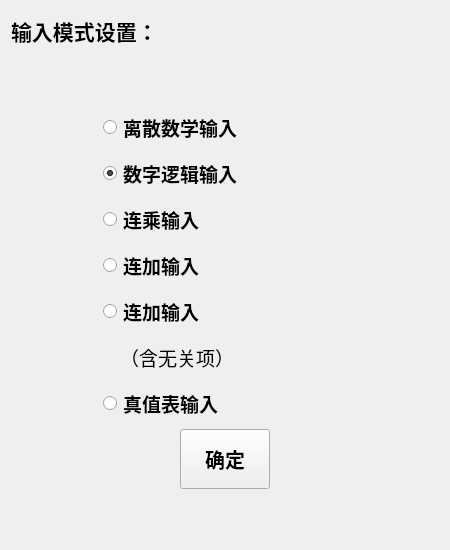
<?xml version="1.0" encoding="UTF-8"?>
<ui version="4.0">
 <class>ModeChoose</class>
 <widget class="QWidget" name="ModeChoose">
  <property name="geometry">
   <rect>
    <x>0</x>
    <y>0</y>
    <width>450</width>
    <height>550</height>
   </rect>
  </property>
  <property name="minimumSize">
   <size>
    <width>450</width>
    <height>550</height>
   </size>
  </property>
  <property name="maximumSize">
   <size>
    <width>450</width>
    <height>550</height>
   </size>
  </property>
  <property name="windowTitle">
   <string>Form</string>
  </property>
  <layout class="QVBoxLayout" name="verticalLayout_4">
   <item>
    <layout class="QVBoxLayout" name="verticalLayout_3">
     <item>
      <layout class="QHBoxLayout" name="horizontalLayout_7">
       <item>
        <widget class="QLabel" name="label">
         <property name="minimumSize">
          <size>
           <width>140</width>
           <height>40</height>
          </size>
         </property>
         <property name="maximumSize">
          <size>
           <width>16777215</width>
           <height>40</height>
          </size>
         </property>
         <property name="font">
          <font>
           <pointsize>16</pointsize>
           <weight>75</weight>
           <bold>true</bold>
          </font>
         </property>
         <property name="text">
          <string>输入模式设置：</string>
         </property>
        </widget>
       </item>
       <item>
        <spacer name="horizontalSpacer_3">
         <property name="orientation">
          <enum>Qt::Horizontal</enum>
         </property>
         <property name="sizeHint" stdset="0">
          <size>
           <width>40</width>
           <height>20</height>
          </size>
         </property>
        </spacer>
       </item>
      </layout>
     </item>
     <item>
      <spacer name="verticalSpacer">
       <property name="orientation">
        <enum>Qt::Vertical</enum>
       </property>
       <property name="sizeHint" stdset="0">
        <size>
         <width>20</width>
         <height>13</height>
        </size>
       </property>
      </spacer>
     </item>
     <item>
      <layout class="QHBoxLayout" name="horizontalLayout_10">
       <item>
        <spacer name="horizontalSpacer">
         <property name="orientation">
          <enum>Qt::Horizontal</enum>
         </property>
         <property name="sizeHint" stdset="0">
          <size>
           <width>15</width>
           <height>20</height>
          </size>
         </property>
        </spacer>
       </item>
       <item>
        <layout class="QVBoxLayout" name="verticalLayout_2">
         <item>
          <layout class="QHBoxLayout" name="horizontalLayout">
           <item>
            <widget class="QRadioButton" name="mode1Button">
             <property name="minimumSize">
              <size>
               <width>140</width>
               <height>40</height>
              </size>
             </property>
             <property name="maximumSize">
              <size>
               <width>16777215</width>
               <height>16777215</height>
              </size>
             </property>
             <property name="font">
              <font>
               <pointsize>14</pointsize>
               <weight>75</weight>
               <bold>true</bold>
              </font>
             </property>
             <property name="text">
              <string>离散数学输入</string>
             </property>
             <property name="checked">
              <bool>false</bool>
             </property>
            </widget>
           </item>
           <item>
            <spacer name="horizontalSpacer_2">
             <property name="orientation">
              <enum>Qt::Horizontal</enum>
             </property>
             <property name="sizeHint" stdset="0">
              <size>
               <width>18</width>
               <height>20</height>
              </size>
             </property>
            </spacer>
           </item>
          </layout>
         </item>
         <item>
          <layout class="QHBoxLayout" name="horizontalLayout_2">
           <item>
            <widget class="QRadioButton" name="mode2Button">
             <property name="minimumSize">
              <size>
               <width>140</width>
               <height>40</height>
              </size>
             </property>
             <property name="maximumSize">
              <size>
               <width>16777215</width>
               <height>16777215</height>
              </size>
             </property>
             <property name="font">
              <font>
               <pointsize>14</pointsize>
               <weight>75</weight>
               <bold>true</bold>
              </font>
             </property>
             <property name="text">
              <string>数字逻辑输入</string>
             </property>
             <property name="checked">
              <bool>true</bool>
             </property>
            </widget>
           </item>
           <item>
            <spacer name="horizontalSpacer_4">
             <property name="orientation">
              <enum>Qt::Horizontal</enum>
             </property>
             <property name="sizeHint" stdset="0">
              <size>
               <width>18</width>
               <height>20</height>
              </size>
             </property>
            </spacer>
           </item>
          </layout>
         </item>
         <item>
          <layout class="QHBoxLayout" name="horizontalLayout_4">
           <item>
            <widget class="QRadioButton" name="mode3Button">
             <property name="minimumSize">
              <size>
               <width>140</width>
               <height>40</height>
              </size>
             </property>
             <property name="maximumSize">
              <size>
               <width>16777215</width>
               <height>16777215</height>
              </size>
             </property>
             <property name="font">
              <font>
               <pointsize>14</pointsize>
               <weight>75</weight>
               <bold>true</bold>
              </font>
             </property>
             <property name="text">
              <string>连乘输入</string>
             </property>
            </widget>
           </item>
           <item>
            <spacer name="horizontalSpacer_8">
             <property name="orientation">
              <enum>Qt::Horizontal</enum>
             </property>
             <property name="sizeHint" stdset="0">
              <size>
               <width>18</width>
               <height>20</height>
              </size>
             </property>
            </spacer>
           </item>
          </layout>
         </item>
         <item>
          <layout class="QHBoxLayout" name="horizontalLayout_3">
           <item>
            <widget class="QRadioButton" name="mode4Button">
             <property name="minimumSize">
              <size>
               <width>140</width>
               <height>40</height>
              </size>
             </property>
             <property name="maximumSize">
              <size>
               <width>16777215</width>
               <height>16777215</height>
              </size>
             </property>
             <property name="font">
              <font>
               <pointsize>14</pointsize>
               <weight>75</weight>
               <bold>true</bold>
              </font>
             </property>
             <property name="text">
              <string>连加输入</string>
             </property>
            </widget>
           </item>
           <item>
            <spacer name="horizontalSpacer_7">
             <property name="orientation">
              <enum>Qt::Horizontal</enum>
             </property>
             <property name="sizeHint" stdset="0">
              <size>
               <width>18</width>
               <height>20</height>
              </size>
             </property>
            </spacer>
           </item>
          </layout>
         </item>
         <item>
          <layout class="QVBoxLayout" name="verticalLayout">
           <item>
            <layout class="QHBoxLayout" name="horizontalLayout_5">
             <item>
              <widget class="QRadioButton" name="mode5Button">
               <property name="minimumSize">
                <size>
                 <width>140</width>
                 <height>40</height>
                </size>
               </property>
               <property name="maximumSize">
                <size>
                 <width>16777215</width>
                 <height>16777215</height>
                </size>
               </property>
               <property name="font">
                <font>
                 <pointsize>14</pointsize>
                 <weight>75</weight>
                 <bold>true</bold>
                </font>
               </property>
               <property name="text">
                <string>连加输入</string>
               </property>
              </widget>
             </item>
             <item>
              <spacer name="horizontalSpacer_9">
               <property name="orientation">
                <enum>Qt::Horizontal</enum>
               </property>
               <property name="sizeHint" stdset="0">
                <size>
                 <width>18</width>
                 <height>20</height>
                </size>
               </property>
              </spacer>
             </item>
            </layout>
           </item>
           <item>
            <layout class="QHBoxLayout" name="horizontalLayout_9">
             <item>
              <spacer name="horizontalSpacer_6">
               <property name="orientation">
                <enum>Qt::Horizontal</enum>
               </property>
               <property name="sizeHint" stdset="0">
                <size>
                 <width>17</width>
                 <height>20</height>
                </size>
               </property>
              </spacer>
             </item>
             <item>
              <widget class="QLabel" name="label_2">
               <property name="minimumSize">
                <size>
                 <width>210</width>
                 <height>40</height>
                </size>
               </property>
               <property name="maximumSize">
                <size>
                 <width>210</width>
                 <height>40</height>
                </size>
               </property>
               <property name="font">
                <font>
                 <pointsize>14</pointsize>
                </font>
               </property>
               <property name="text">
                <string>（含无关项）</string>
               </property>
              </widget>
             </item>
             <item>
              <spacer name="horizontalSpacer_5">
               <property name="orientation">
                <enum>Qt::Horizontal</enum>
               </property>
               <property name="sizeHint" stdset="0">
                <size>
                 <width>17</width>
                 <height>20</height>
                </size>
               </property>
              </spacer>
             </item>
            </layout>
           </item>
          </layout>
         </item>
         <item>
          <layout class="QHBoxLayout" name="horizontalLayout_6">
           <item>
            <widget class="QRadioButton" name="mode6Button">
             <property name="minimumSize">
              <size>
               <width>140</width>
               <height>40</height>
              </size>
             </property>
             <property name="maximumSize">
              <size>
               <width>16777215</width>
               <height>16777215</height>
              </size>
             </property>
             <property name="font">
              <font>
               <pointsize>14</pointsize>
               <weight>75</weight>
               <bold>true</bold>
              </font>
             </property>
             <property name="text">
              <string>真值表输入</string>
             </property>
            </widget>
           </item>
           <item>
            <spacer name="horizontalSpacer_11">
             <property name="orientation">
              <enum>Qt::Horizontal</enum>
             </property>
             <property name="sizeHint" stdset="0">
              <size>
               <width>18</width>
               <height>20</height>
              </size>
             </property>
            </spacer>
           </item>
          </layout>
         </item>
        </layout>
       </item>
       <item>
        <spacer name="horizontalSpacer_10">
         <property name="orientation">
          <enum>Qt::Horizontal</enum>
         </property>
         <property name="sizeHint" stdset="0">
          <size>
           <width>15</width>
           <height>20</height>
          </size>
         </property>
        </spacer>
       </item>
      </layout>
     </item>
     <item>
      <layout class="QHBoxLayout" name="horizontalLayout_8">
       <item>
        <spacer name="horizontalSpacer_12">
         <property name="orientation">
          <enum>Qt::Horizontal</enum>
         </property>
         <property name="sizeHint" stdset="0">
          <size>
           <width>40</width>
           <height>20</height>
          </size>
         </property>
        </spacer>
       </item>
       <item>
        <widget class="QPushButton" name="commitButton">
         <property name="minimumSize">
          <size>
           <width>90</width>
           <height>60</height>
          </size>
         </property>
         <property name="maximumSize">
          <size>
           <width>90</width>
           <height>60</height>
          </size>
         </property>
         <property name="font">
          <font>
           <pointsize>15</pointsize>
           <weight>75</weight>
           <bold>true</bold>
          </font>
         </property>
         <property name="text">
          <string>确定</string>
         </property>
        </widget>
       </item>
       <item>
        <spacer name="horizontalSpacer_13">
         <property name="orientation">
          <enum>Qt::Horizontal</enum>
         </property>
         <property name="sizeHint" stdset="0">
          <size>
           <width>40</width>
           <height>20</height>
          </size>
         </property>
        </spacer>
       </item>
      </layout>
     </item>
     <item>
      <spacer name="verticalSpacer_2">
       <property name="orientation">
        <enum>Qt::Vertical</enum>
       </property>
       <property name="sizeHint" stdset="0">
        <size>
         <width>20</width>
         <height>40</height>
        </size>
       </property>
      </spacer>
     </item>
    </layout>
   </item>
  </layout>
 </widget>
 <resources/>
 <connections/>
</ui>
